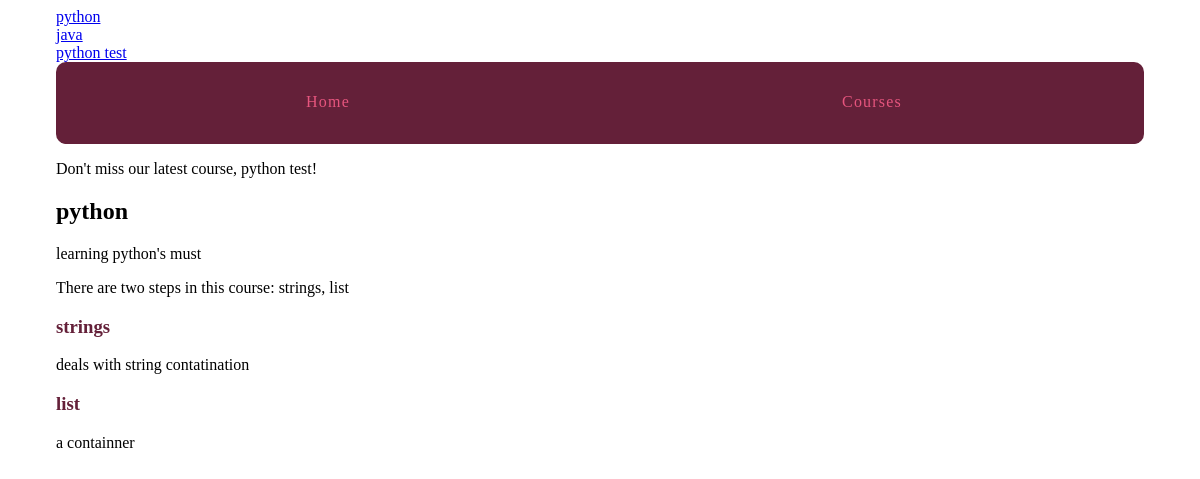
The page /courses/1/ on the database its author committed.
### courses/models.py (models this page shows)
class Course(models.Model):
	created_at = models.DateTimeField(auto_now_add=True)
	title = models.CharField(max_length=255)
	description = models.TextField()
	def __str__(self):
		return self.title

class Step(models.Model):
	title = models.CharField(max_length=255)
	description = models.TextField()
	content =models.TextField(blank=True, default='')
	order = models.IntegerField(default=0)
	course = models.ForeignKey(Course)
	class Meta:
		ordering = ['order',]
	def __str__(self):
		return self.title

### courses/views.py (the view)
# urls.py: url(r'(?P<pk>\d+)/$', views.course_detail, name='detail'),
def course_detail(request,pk):
	course = get_object_or_404(Course,pk=pk)
	return render(request, 'courses/course_detail.html',{'course':course})

### courses/templatetags/course_extras.py (called while the page is built)
@register.simple_tag
def newest_course():
	return Course.objects.latest('created_at')

@register.inclusion_tag('courses/course_nav.html')
def nav_courses_list():
	courses = Course.objects.all()
	return {'courses':courses}

@register.filter('markdown_to_html')
def markdown_to_html(markdown_text):
	html_body = markdown2.markdown(markdown_text)
	return html_body

### courses/templates/courses/course_detail.html (shortened to what this page needs)
{% extends "layout.html" %}
{% load humanize %}
{% load course_extras %}
{% block content %}
<article>
<h2>  {{course.title}} </h2>
   {{course.description|markdown_to_html|safe}}
   <p>  There are {{course.step_set.count|apnumber}} step{{course.step_set.count|pluralize}} in this course: {{ course.step_set.all|join:", "}}            </p>
   <section>
       {%  for step in course.step_set.all %}
       <h3>
            <a href="{% url 'courses:step' course_pk=step.course.pk step_pk=step.pk %}"	>{{step.title}} </a>
       </h3>
       {{step.description}}
       {% endfor %}
   </section>
 </article>
{% endblock %}

### templates/layout.html (shortened to what this page needs)
{% load static from staticfiles %}
{% load course_extras %}
<!doctype html>
<html>
     <head>
         <link rel="stylesheet" href="{% static 'css/layout.css' %}">
     </head>
      <body>
      <div class="site-container">
        <div> {% nav_courses_list %}  </div>
      	<nav>
      		<a href="{% url 'views.hello_world' %}"> Home </a>
      		<a  href= "{% url 'courses:list' %} "> Courses</a>
      	</nav>
        <p> Don't miss our latest course, {% newest_course %}!</p>
      	{%  block content %}
      	{% endblock %}
      </div>
      </body>
</html>

### courses/templates/courses/course_nav.html
{% for course in courses %}
   <div> <a href="{% url 'courses:detail' pk=course.pk %}"> {{course.title}}  </a>  </div>
{% endfor %}

### assets/css/layout.css (style rules this page uses)
html { box-sizing: border-box; }
*, *::after, *::before { box-sizing: inherit; }
.site-container { max-width: 68em; margin-left: auto; margin-right: auto; }
.site-container::after { clear: both; content: ""; display: table; }
.site-container nav { width: 100%; display: table; width: 100%; table-layout: fixed; border-bottom-left-radius: 10px; border-bottom-right-radius: 10px; border-top-left-radius: 10px; border-top-right-radius: 10px; border-bottom-left-radius: 10px; border-top-left-radius: 10px; border-bottom-right-radius: 10px; border-top-right-radius: 10px; background-color: #642039; margin-bottom: 1em; overflow: hidden; }
.site-container nav a { display: table-cell; width: 8.33333%; padding: 10px; border-bottom: 2px solid #642039; color: #e6557e; letter-spacing: 0.075em; line-height: 60px; text-align: center; text-decoration: none; }
article h2 a, article h3 a { color: #642039; text-decoration: none; }

### rows shown on the page
Course: title "python", description "learning python's must", step_set.count|apnumber "two", step_set.all "strings, list"
Course: title "java"
Course: title "python test"
Step: title "strings", description "deals with string contatination"
Step: title "list", description "a containner"
